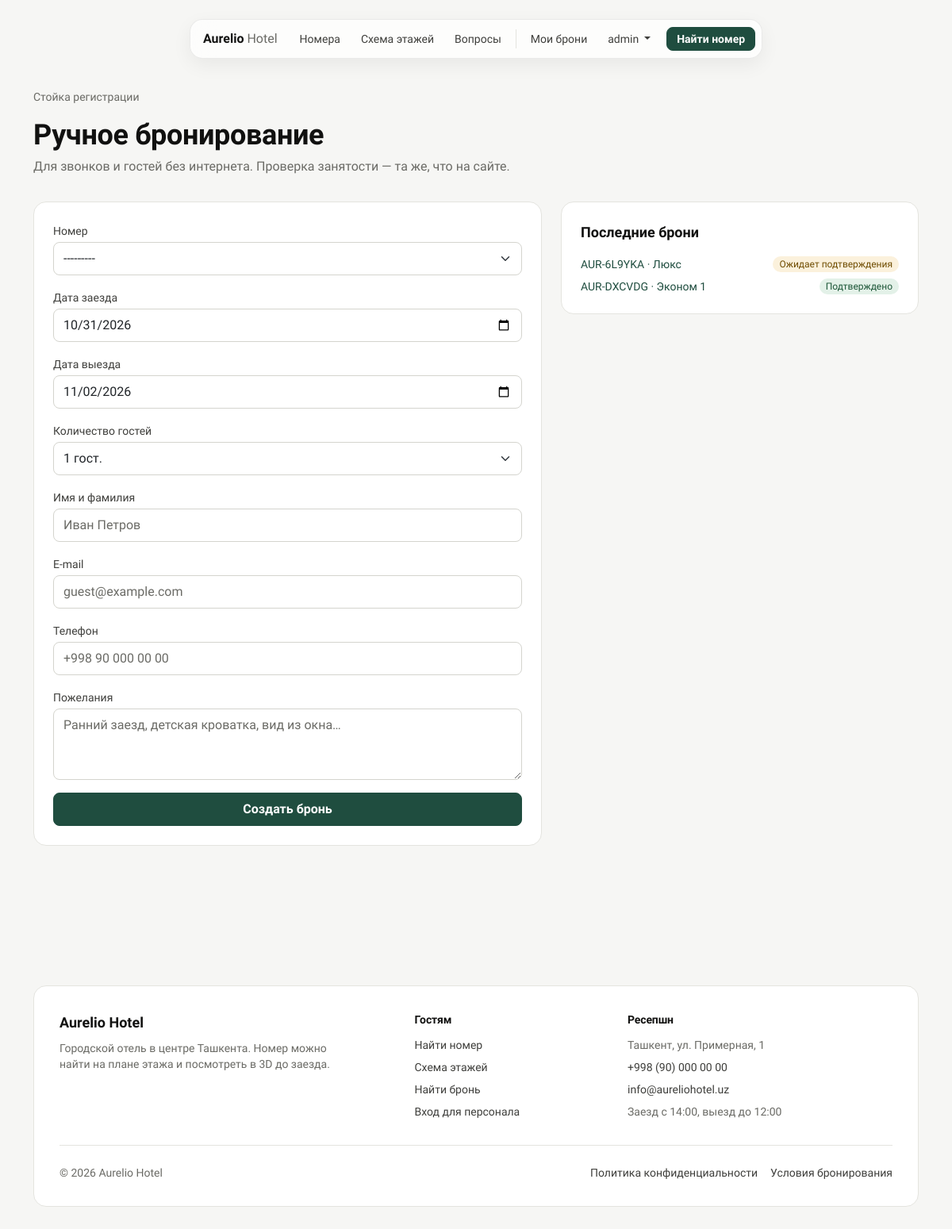
/staff/desk/ (signed in), run on the app's committed database.
### bookings/models.py (models this page shows, shortened)
class Booking(models.Model):
    STATUS_PENDING = 'pending'
    STATUS_CONFIRMED = 'confirmed'
    STATUS_CHECKED_IN = 'checked_in'
    STATUS_CHECKED_OUT = 'checked_out'
    STATUS_CANCELLED = 'cancelled'
    STATUS_NO_SHOW = 'no_show'
    STATUS_CHOICES = [
        (STATUS_PENDING, 'Ожидает подтверждения'),
        (STATUS_CONFIRMED, 'Подтверждено'),
        (STATUS_CHECKED_IN, 'Гость заселён'),
        (STATUS_CHECKED_OUT, 'Выезд завершён'),
        (STATUS_CANCELLED, 'Отменено'),
        (STATUS_NO_SHOW, 'Гость не приехал'),
    ]
    ACTIVE_STATUSES = (STATUS_PENDING, STATUS_CONFIRMED, STATUS_CHECKED_IN)
    STAFF_TRANSITIONS = {
        STATUS_PENDING: [STATUS_CONFIRMED, STATUS_CANCELLED, STATUS_NO_SHOW],
        STATUS_CONFIRMED: [STATUS_CHECKED_IN, STATUS_CANCELLED, STATUS_NO_SHOW],
        STATUS_CHECKED_IN: [STATUS_CHECKED_OUT],
        STATUS_CHECKED_OUT: [],
        STATUS_CANCELLED: [],
        STATUS_NO_SHOW: [STATUS_CONFIRMED, STATUS_CANCELLED],
    }
    SOURCE_CHOICES = [
        ('site', 'Онлайн-бронирование'),
        ('desk', 'Стойка регистрации'),
    ]
    code = models.CharField(
        max_length=12,
        unique=True,
        editable=False,
        default=generate_booking_code,
        verbose_name="Код брони",
    )
    user = models.ForeignKey(
        User,
        on_delete=models.SET_NULL,
        null=True,
        blank=True,
        related_name='bookings',
        verbose_name="Клиент",
    )
    room = models.ForeignKey(
        Room, on_delete=models.CASCADE, related_name='bookings', verbose_name="Номер"
    )
    check_in = models.DateField(verbose_name="Дата заезда")
    check_out = models.DateField(verbose_name="Дата выезда")
    guests = models.PositiveSmallIntegerField(
        default=1, validators=[MinValueValidator(1)], verbose_name="Количество гостей"
    )
    guest_name = models.CharField(max_length=120, verbose_name="Имя гостя")
    guest_email = models.EmailField(verbose_name="E-mail гостя")
    guest_phone = models.CharField(max_length=30, blank=True, verbose_name="Телефон гостя")
    special_requests = models.TextField(blank=True, verbose_name="Пожелания")
    is_paid = models.BooleanField(default=False, verbose_name="Оплачено")
    payment_id = models.CharField(max_length=255, blank=True, null=True, verbose_name="ID платежа (Payme/Click/Stripe)")
    total_price = models.DecimalField(
        max_digits=10, decimal_places=2, blank=True, null=True, verbose_name="Итоговая сумма"
    )
    status = models.CharField(
        max_length=20, choices=STATUS_CHOICES, default=STATUS_PENDING, verbose_name="Статус"
    )
    source = models.CharField(
        max_length=10, choices=SOURCE_CHOICES, default='site', verbose_name="Источник"
    )
    created_at = models.DateTimeField(auto_now_add=True, verbose_name="Дата создания")
    updated_at = models.DateTimeField(auto_now=True, verbose_name="Обновлено")
    status_changed_at = models.DateTimeField(null=True, blank=True, verbose_name="Статус изменён")
    telegram_chat_id = models.BigIntegerField(
        null=True, blank=True, verbose_name="Telegram-чат гостя",
        help_text="Заполняется, когда гость подключает уведомления в боте.",
    )
    reminder_sent_at = models.DateTimeField(
        null=True, blank=True, verbose_name="Напоминание о заезде отправлено",
    )
    class Meta:
        verbose_name = "Бронирование"
        verbose_name_plural = "Бронирования"
        ordering = ('-created_at',)
        constraints = [
            models.CheckConstraint(
                **{('condition' if django.VERSION >= (5, 1) else 'check'): Q(check_out__gt=F('check_in'))},
                name='booking_check_out_after_check_in',
            ),
        ]
        indexes = [
            models.Index(fields=['room', 'check_in', 'check_out']),
            models.Index(fields=['status']),
        ]
    def __init__(self, *args, **kwargs):
        super().__init__(*args, **kwargs)
        self._original_status = self.status
    @property
    def status_css(self):
        return {
            self.STATUS_PENDING: 'status-pending',
            self.STATUS_CONFIRMED: 'status-confirmed',
            self.STATUS_CHECKED_IN: 'status-in',
            self.STATUS_CHECKED_OUT: 'status-out',
            self.STATUS_CANCELLED: 'status-cancelled',
            self.STATUS_NO_SHOW: 'status-noshow',
        }.get(self.status, 'status-pending')

### rooms/models.py (models this page shows, shortened)
class Room(models.Model):
    HOUSEKEEPING_CHOICES = [
        ('clean', 'Чисто'),
        ('dirty', 'Требует уборки'),
        ('inspected', 'Проверено менеджером'),
        ('out_of_service', 'Вне эксплуатации'),
    ]
    floor = models.ForeignKey(
        Floor,
        on_delete=models.CASCADE,
        related_name='rooms',
        null=True,
        blank=True,
        verbose_name="Этаж"
    )
    room_number = models.CharField(
        max_length=10, blank=True, verbose_name="Номер комнаты", help_text="Например, 201"
    )
    title = models.CharField(max_length=200, verbose_name="Название номера")
    description = models.TextField(verbose_name="Описание")
    image = models.ImageField(upload_to='rooms/', blank=True, null=True, verbose_name="Фото номера")
    price_per_night = models.DecimalField(max_digits=10, decimal_places=2, verbose_name="Цена за ночь ($)")
    capacity = models.IntegerField(default=2, verbose_name="Вместимость (чел)")
    amenities = models.ManyToManyField(Amenity, blank=True, related_name='rooms', verbose_name="Удобства")
    homebyme_embed_url = models.URLField(blank=True, null=True, verbose_name="Ссылка на 3D-тур HomeByMe")
    model_3d = models.FileField(upload_to='rooms_3d/', blank=True, null=True, verbose_name="3D-модель номера (.glb)")
    model_camera_orbit = models.CharField(
        max_length=60,
        blank=True,
        verbose_name="Начальный ракурс 3D модели",
        help_text="Формат model-viewer: «поворот наклон расстояние», например: 90deg 55deg auto. "
                  "Если задан, модель не вращается сама. Пусто — ракурс по умолчанию.",
    )
    x_pos = models.IntegerField(default=50, verbose_name="Позиция X (%)")
    y_pos = models.IntegerField(default=50, verbose_name="Позиция Y (%)")
    is_active = models.BooleanField(default=True, verbose_name="Доступен для бронирования")
    housekeeping = models.CharField(
        max_length=20, choices=HOUSEKEEPING_CHOICES, default='clean', verbose_name="Статус уборки"
    )
    class Meta:
        verbose_name = "Номер"
        verbose_name_plural = "Номера"
        ordering = ('room_number', 'title')
    def __str__(self):
        return f"{self.display_number} · {self.title}"
    @property
    def display_number(self):
        return self.room_number or f"{self.pk:03d}"

### staff/views.py (the view)
# urls.py: path('desk/', views.desk_booking, name='desk_booking'),
@staff_required
def desk_booking(request):
    form = DeskBookingForm(request.POST or None)
    if request.method == 'POST' and form.is_valid():
        booking = form.save()
        notify.booking_created(booking)
        messages.success(request, f"Бронь {booking.code} создана на стойке.")
        return redirect('bookings:booking_detail', code=booking.code)
    context = {
        'form': form,
        'recent': Booking.objects.select_related('room').order_by('-created_at')[:8],
    }
    return render(request, 'staff/desk_booking.html', context)

### staff/forms.py (shortened to what this page needs)
class DeskBookingForm(BookingForm):
    room = forms.ModelChoiceField(
        queryset=Room.objects.none(),
        label="Номер",
        widget=forms.Select(attrs={'class': 'form-select'}),
    )
    class Meta(BookingForm.Meta):
        fields = ('room',) + BookingForm.Meta.fields
    def __init__(self, *args, **kwargs):
        super().__init__(*args, room=None, **kwargs)
        self.fields['room'].queryset = Room.objects.filter(is_active=True).select_related('floor')
        self.order_fields(
            ['room', 'check_in', 'check_out', 'guests', 'guest_name', 'guest_email', 'guest_phone', 'special_requests']
        )

### bookings/models.py (called while the page is built)
def generate_booking_code():
    tail = ''.join(random.choices(BOOKING_CODE_ALPHABET, k=6))
    return f'AUR-{tail}'

### staff/context_processors.py (called while the page is built)
def staff_status(request):
    user = getattr(request, 'user', None)
    staff_member = is_staff_member(user) if user else False
    profile = get_staff_profile(user) if staff_member else None
    return {
        'is_staff_member': staff_member,
        'staff_profile': profile,
        'can_manage_bookings': bool(profile and profile.can_manage_bookings) or bool(
            user and user.is_superuser
        ),
    }

### templates/staff/desk_booking.html (shortened to what this page needs)
{% extends 'base.html' %}
{% block content %}
<section class="page-band">
  <div class="container">
    <span class="hero-eyebrow">Стойка регистрации</span>
    <h1 class="mt-3">Ручное бронирование</h1>
    <p>Для звонков и гостей без интернета. Проверка занятости — та же, что на сайте.</p>
  </div>
</section>
<div class="container pb-5">
  <div class="row g-4">
    <div class="col-lg-7">
      <div class="panel-card">
        <form method="post" novalidate>
          {% for field in form %}
            <div class="mb-3">
              <label class="form-label" for="{{ field.id_for_label }}">{{ field.label }}</label>
              {{ field }}
            </div>
          {% endfor %}
          <button type="submit" class="btn btn-copper w-100">Создать бронь</button>
        </form>
      </div>
    </div>
    <div class="col-lg-5">
      <div class="panel-card">
        <div class="panel-title">Последние брони</div>
        {% if recent %}
          <ul class="list-unstyled mb-0 small d-flex flex-column gap-2">
            {% for b in recent %}
              <li class="d-flex justify-content-between gap-2">
                <a href="{% url 'bookings:booking_detail' b.code %}">{{ b.code }} · {{ b.room.title }}</a>
                <span class="status-chip {{ b.status_css }}">{{ b.get_status_display }}</span>
              </li>
            {% endfor %}
          </ul>
        {% else %}<p class="text-muted mb-0 small">Броней пока нет.</p>{% endif %}
      </div>
    </div>
  </div>
</div>
{% endblock %}

### templates/base.html (shortened to what this page needs)
{% load static %}<!DOCTYPE html>
<html lang="ru">
<head>
<link href="https://cdn.jsdelivr.net/npm/bootstrap@5.3.0/dist/css/bootstrap.min.css" rel="stylesheet">
<link rel="stylesheet" href="https://unpkg.com/@phosphor-icons/web@2.1.1/src/regular/style.css">
<link rel="stylesheet" href="https://unpkg.com/@phosphor-icons/web@2.1.1/src/fill/style.css">
</head>
<body class="d-flex flex-column min-vh-100">
{% with current=request.resolver_match.url_name %}
<div class="nav-wrap">
  <nav class="site-nav" aria-label="Основная навигация">
    <a class="brand" href="{% url 'rooms:room_list' %}">Aurelio <span>Hotel</span></a>
    <ul class="nav-links d-none d-lg-flex">
      <li><a href="{% url 'rooms:room_search' %}" {% if current == 'room_search' %}aria-current="page"{% endif %}>Номера</a></li>
      <li><a href="{% url 'rooms:hotel_floors' %}" {% if current == 'hotel_floors' %}aria-current="page"{% endif %}>Схема этажей</a></li>
      <li><a href="{% url 'rooms:room_list' %}#faq">Вопросы</a></li>
      <li></li>
      {% if user.is_authenticated %}
        <li><a href="{% url 'bookings:my_bookings' %}" {% if current == 'my_bookings' %}aria-current="page"{% endif %}>Мои брони</a></li>
        <li class="dropdown">
          <button type="button" class="nav-btn dropdown-toggle" data-bs-toggle="dropdown" aria-expanded="false">
            {{ user.get_full_name|default:user.username }}
          </button>
        </li>
      {% else %}
        <li><a href="{% url 'bookings:booking_lookup' %}" {% if current == 'booking_lookup' %}aria-current="page"{% endif %}>Найти бронь</a></li>
        <li><a href="{% url 'accounts:login' %}" {% if current == 'login' %}aria-current="page"{% endif %}>Войти</a></li>
      {% endif %}
    </ul>
    <a href="{% url 'rooms:room_search' %}" class="btn btn-copper btn-sm d-none d-sm-inline-block">Найти номер</a>
  </nav>
</div>
{% endwith %}
<main id="content" class="flex-grow-1" tabindex="-1">
  {% block content %}{% endblock %}
</main>
<footer class="site-footer">
  <div class="container">
    <div class="footer-inner">
      <div class="row gy-4">
        <div class="col-lg-5">
          <div class="footer-brand">Aurelio Hotel</div>
          <p class="mb-0" style="max-width: 360px;">Городской отель в центре Ташкента. Номер можно найти на плане этажа и посмотреть в 3D до заезда.</p>
        </div>
        <div class="col-6 col-lg-3">
          <h2>Гостям</h2>
          <ul>
            <li><a href="{% url 'rooms:room_search' %}">Найти номер</a></li>
            <li><a href="{% url 'rooms:hotel_floors' %}">Схема этажей</a></li>
            <li><a href="{% url 'bookings:booking_lookup' %}">Найти бронь</a></li>
            <li><a href="{% if is_staff_member %}{% url 'staff:dashboard' %}{% else %}{% url 'accounts:staff_login' %}{% endif %}">Вход для персонала</a></li>
          </ul>
        </div>
        <div class="col-6 col-lg-4">
          <h2>Ресепшн</h2>
          <ul>
            <li>Ташкент, ул. Примерная, 1</li>
            <li><a href="tel:+998900000000">+998 (90) 000 00 00</a></li>
            <li><a href="mailto:info@aureliohotel.uz">info@aureliohotel.uz</a></li>
            <li>Заезд с 14:00, выезд до 12:00</li>
          </ul>
        </div>
      </div>
      <div class="footer-bottom">
        <span>&copy; 2026 Aurelio Hotel</span>
        <ul>
          <li><a href="{% url 'privacy' %}">Политика конфиденциальности</a></li>
          <li><a href="{% url 'terms' %}">Условия бронирования</a></li>
        </ul>
      </div>
    </div>
  </div>
</footer>
</body>
</html>

### data on the page
Booking: code "AUR-6L9YKA", room "Люкс", status "Ожидает подтверждения"
Booking: code "AUR-DXCVDG", room "Эконом 1", status "Подтверждено"

### other printed values
{{ user.get_full_name|default:user.username }} "admin"
{{ field.label }} "Номер" "Дата заезда" "Дата выезда" "Количество гостей" "Имя и фамилия" "E-mail" "Телефон" "Пожелания"
